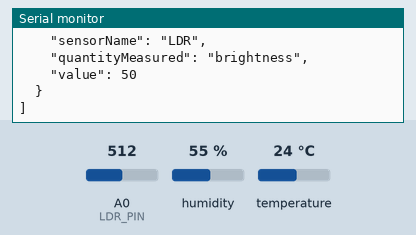
Recording of a sketch running on a simulated Arduino Uno, built with avr-gcc and run on an emulated ATmega328P. Shown: the last lines printed to the serial monitor. Inputs (shaded band) come from the test bench; at power-on: humidity 55 %, A0 (LDR_PIN) = 512, temperature 24 °C.

Above: at 1.2 s.
1.3 s: humidity set to 22 %
At 2.54 s:
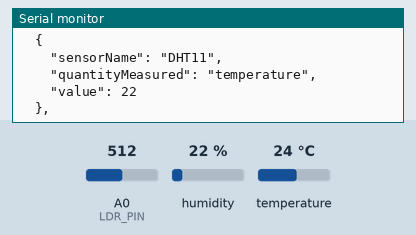
2.8 s: A0 (LDR_PIN) set to 716
At 4.83 s:
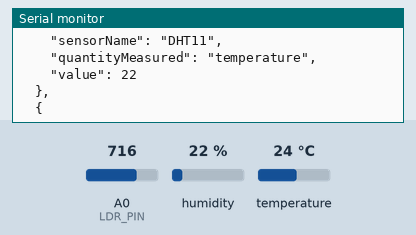
9.3 s: humidity set to 40 %
At 9.51 s:
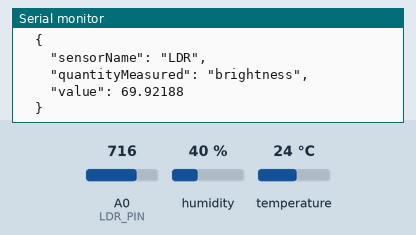
10.8 s: A0 (LDR_PIN) set to 900
At 13.0 s:
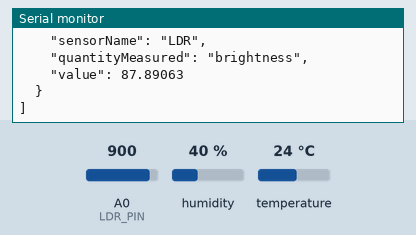
Timing chart, 0 to 13.3 s (numbered marks = the images above; inputs shaded):
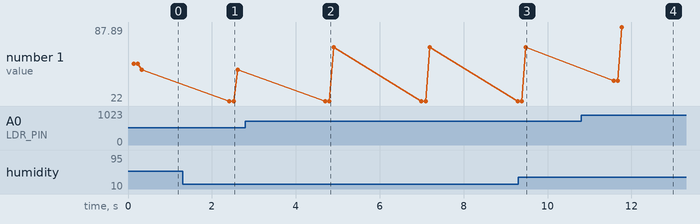

Measured:
- after the input at 1.3 s, the serial monitor: prints a new line after 1.1 s (image 1)
- after the input at 10.8 s, the serial monitor: prints a new line after 0.97 s (image 4)
- plotted number 1: 69.92 → 87.89 after the input at 10.8 s

The sketch:

final-year-project-arduino.ino
```cpp
/*
 *    Name:           final-year-project-arduino
 *    Date Created:   16/02/17
 *    Date Modified:  17/02/17
 */

/*
 *    SENSOR    QUANTITY MEASURED   ASSOCIATED LOAD
 *    DHT11     humidity            -
 *    DHT11     temperature         -
 *    LDR       brightness          LED Bulb
 *    FSR       force               Conveyer Motor
 *    MQ2       gasLevel            RGB LED
 */

 /*
  *                                     LOAD BEHAVIOUR
  *
  *   LOAD              QUANTIY INCREASE                      QUANTIY DECREASE          APPLICATION CONTROL
  *   LED Bulb          (brightness>60%) ON                   (brightness<60%) OFF      (brightness>60%)  Intensity of LED Bulb can be controlled manually using slider
  *   Conveyer Belt     (force>75%) OFF                       (force<75%) ON            (force<75%) Motor speed can be controlled manually using slider
  *   RGB LED           [
  *                       (gasLevel>8%)  ON G(safe)            -                        (gasLevel>24%) Alert tone will be played
  *                       (gasLevel>12%) ON B(not so safe)
  *                       (gasLevel>24%) ON R(danger)
  *                     ]
  */


  /*
   *  Reference Links: [
   *    DHT11               - http://www.circuitbasics.com/how-to-set-up-the-dht11-humidity-sensor-on-an-arduino/
   *    LDR                 - https://diyhacking.com/arduino-ldr-sensor/
   *    FSR                 - https://learn.adafruit.com/force-sensitive-resistor-fsr/using-an-fsr
   *    MQ2                 - http://www.instructables.com/id/Ardunio-Smoke-And-Gas-SensorMQ-2/?ALLSTEPS
   *
   *    ArduinoJson library - https://github.com/bblanchon/ArduinoJson/wiki/Examples , https://bblanchon.github.io/ArduinoJson/api/
   *  ]
   */


   // ~~~~~~~~~~~~~~~~~~~~~~~~~~~~~~~~~~~~~~~~~~~~~~~~~~~~~~~~~~~~~~~~~~ PROGRAM ~~~~~~~~~~~~~~~~~~~~~~~~~~~~~~~~~~~~~~~~~~~~~~~~~~~~~~~~~~~~~~~~~~~ //


   #include "dht.h"                                                                 // library for DHT11
   #include "ArduinoJson.h"                                                         // library to suppport data-interchange format between arduino and server

   #define N_SENSORS 3                                                              //  no. of sensors used [NOTE:- DHT11 adds to two as it calculates 2 quantities]

   #define DHT11_PIN 7                                                              //  data from DHT11 is available on pin 7 of arduino
   #define LDR_PIN   A0                                                             //  data from LDR is available on pin A0 of arduino

   int manualLoadControl = 0;                                                       // if 1 loads can be controlled manually through application else will be controlled according to sensor readings

   dht DHT;                                                                         // declared variable DHT of type dht defined in dht.h

   /* structure of data to sent to server */
   struct SensorData {
        char* sensorName;
        char* quantityMeasured;
        float value;
   };

   /* initialise qunatity variables */
   float humidity    = 0;
   float temperature = 0;
   float brightness  = 0;

   /* declare variable which will hold structered data */
   SensorData formattedData[N_SENSORS];

   String responseFromServer = "";                                                   //  initialise string received from server

   /* calling below functions gives us current readings */
   float getHumidity(int);                                                           //  calling this function returns current humidity reading (in %)
   float getTemperature(int);                                                        //  calling this function returns current temperature reading (in deg. Celsius)
   float getBrightness(int);                                                         //  calling this function returns current brightness reading (in %)

   void formatData(float[], int);                                                    //  calling this function populates formattedData[] with structured data to be sent to server
   JsonArray& generateJson(SensorData[], int);                                       //  calling this function generate json from formatted data and returns it

   void sendDataToServer(JsonArray&);                                                // calling this function sends given data to server

   void setup() {
      Serial.begin(9600);                                                            // begin serial communication at a baud-rate of 9600 bps
   }

   void loop() {
      /* get current readings from sensor */
      humidity    = getHumidity(DHT11_PIN);
      temperature = getTemperature(DHT11_PIN);
      brightness  = getBrightness(LDR_PIN);

      /* foramt data in json form to be sent to the server */
      float sensorArray[N_SENSORS] = {humidity, temperature, brightness};            //  declared array variable that will contain measured quantities from sensor
      formatData(sensorArray, N_SENSORS);
      JsonArray& dataToServer      =  generateJson(formattedData, N_SENSORS);

      /* send data to server */
      sendDataToServer(dataToServer);

      delay(2000);                                                                   // readings taken every 2 seconds
   }


   /**
    *  getHumidity
    *  reads current humidity reading from DHT11 sensor
    *
    *  @param   sensorPin     int     Pin of arduino to which DHT11 sensors's data pin is connected
    *  @return                float   current humidity reading
    */
   float getHumidity(int sensorPin) {
      int chk               = DHT.read11(sensorPin);
      float currentHumidity = DHT.humidity;
      return currentHumidity;
   }

   /**
    *  getTemperature
    *  reads current temperature reading from DHT11 sensor
    *
    *  @param   sensorPin     int     Pin of arduino to which DHT11 sensors's data pin is connected
    *  @return                float   current temperature reading
    */
   float getTemperature(int sensorPin) {
      int chk                  = DHT.read11(sensorPin);
      float currentTemperature = DHT.humidity;
      return currentTemperature;
   }

   /**
    *  getBrightness
    *  reads current brightness reading from LDR sensor
    *
    *  @param   sensorPin     int     Pin of arduino to which LDR sensors is connected
    *  @return                float   current brightness reading
    */
   float getBrightness(int sensorPin) {
      int rawReading           = analogRead(sensorPin);
      float currentBrightness  = (rawReading/1024.00)*100;                // convert rawReading from sensor to percentage brightness [NOTE:- resolution of analog pins is 10-bits i.e. 2^10 = 1024]
      return currentBrightness;
   }

   /**
    *  formatData
    *  formats input data to convert it into suitable form to be sent to server
    *
    *  @param   arr         float[]         float array containing current readings
    *  @param   n           int             length of arr[]
    */
   void formatData(float arr[], int n) {
      SensorData obj;
      char* quantities[N_SENSORS] = {"humidity", "temperature", "brightness"};
      char* sensors[N_SENSORS]    = {"DHT11", "DHT11", "LDR"};
      for (int i = 0; i < n; i++) {
          obj.sensorName          = sensors[i];
          obj.quantityMeasured    = quantities[i];
          obj.value               = arr[i];
          formattedData[i]        = obj;
      }
   }

   /**
    *   generateJson
    *   generates json object from the structured data, ready to be sent to server
    *
    *   @param    arr   SensorData[]    array of structured data
    *   @param    n     int             length of arr[]
    *   @return         &JsonArray      generated json array
    */
   JsonArray& generateJson(SensorData arr[], int n) {
      const size_t bufferSize           = JSON_ARRAY_SIZE(N_SENSORS) + JSON_OBJECT_SIZE(3) + 60;
      StaticJsonBuffer<bufferSize> jsonBuffer;
      JsonArray& root                   = jsonBuffer.createArray();
      for (int i; i < n; i++) {
          JsonObject& sensorObj         = root.createNestedObject();
          sensorObj["sensorName"]       = arr[i].sensorName;
          sensorObj["quantityMeasured"] = arr[i].quantityMeasured;
          sensorObj["value"]            = arr[i].value;
      }
      return root;
   }

   /**
    *   sendDataToServer
    *   sends given data to server
    *
    *   @param    data    JsonArray&    data to be sent to server
    */
   void sendDataToServer(JsonArray& data) {
      data.prettyPrintTo(Serial);
   }
```
